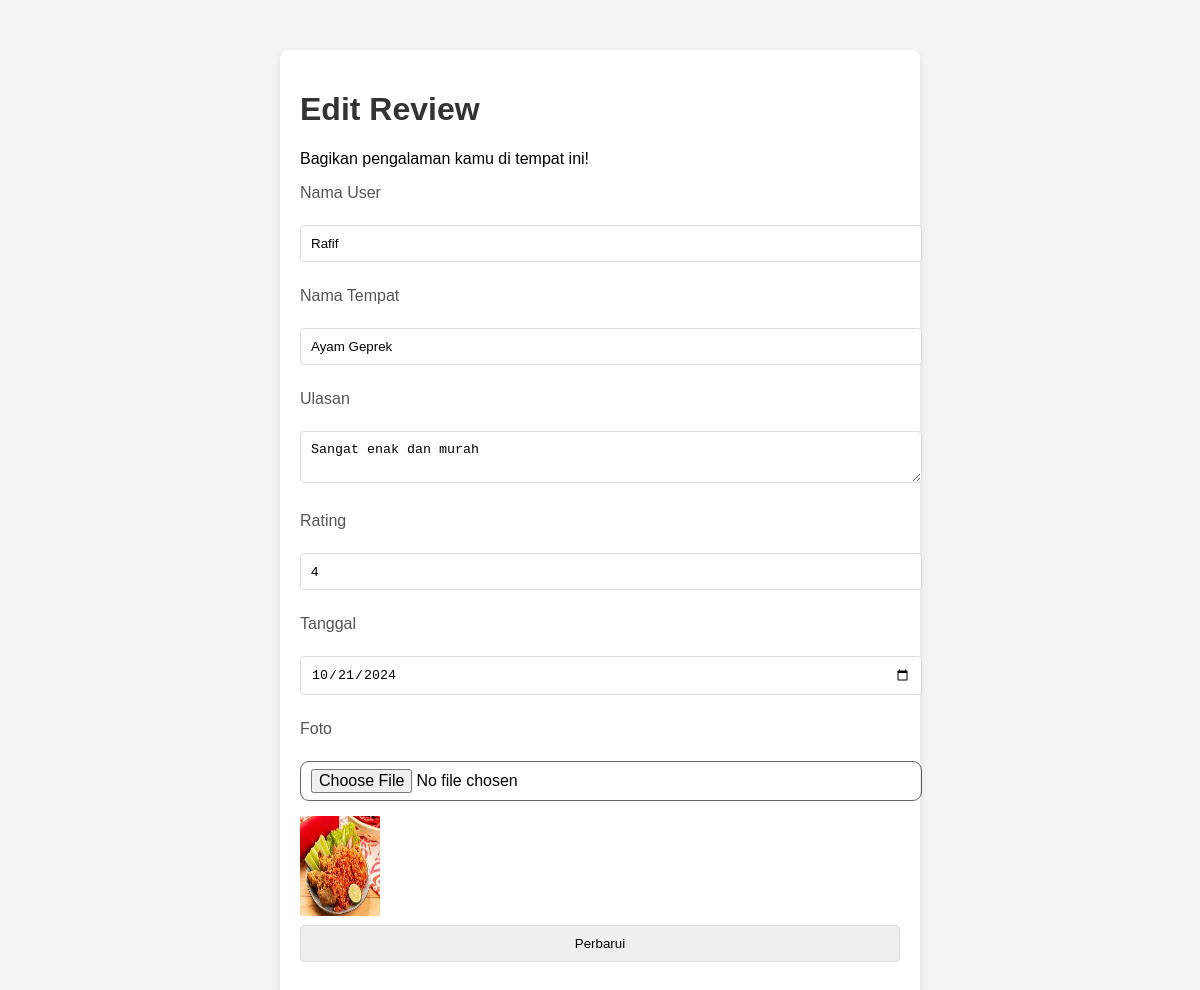
/Posttest6/edit_review.php?id=11, run on the app's committed database.
### tables this page shows
CREATE TABLE `start_review` (
  `id` int(255) NOT NULL,
  `user` varchar(50) NOT NULL,
  `nama_tempat` varchar(50) NOT NULL,
  `ulasan` varchar(255) NOT NULL,
  `rating` decimal(10,0) NOT NULL,
  `tanggal` date NOT NULL,
  `foto_path` varchar(255) NOT NULL
);

### Posttest6/edit_review.php (the view, shortened to what this page needs)
<?php
require 'koneksi.php';
$id = $_GET['id'];
$query = "SELECT * FROM start_review WHERE id = $id";
$result = mysqli_query($conn, $query);
$start_review = [];
while($row = mysqli_fetch_assoc($result)) {
    $start_review[] = $row;
}
$start_review = $start_review[0];
?>
<!DOCTYPE html>
<html lang="en">
<head>
    <link rel="stylesheet" href="style/tambah.css">
</head>
<body>
    <div class="container">
        <h1 class="title">Edit Review</h1>
        <p class="title">Bagikan pengalaman kamu di tempat ini!</p>
        <div class="content">
            <form action="" method="POST" enctype="multipart/form-data">
                <label for="user">Nama User</label><br>
                <input type="text" id="user" name="user" value="<?php echo htmlspecialchars($start_review['user']); ?>" required><br>
                <label for="nama_tempat">Nama Tempat</label><br>
                <input type="text" id="nama_tempat" name="nama_tempat" value="<?php echo htmlspecialchars($start_review['nama_tempat']); ?>" required><br>
                <label for="ulasan">Ulasan</label><br>
                <textarea id="ulasan" name="ulasan" required><?php echo htmlspecialchars($start_review['ulasan']); ?></textarea><br>
                <label for="rating">Rating</label><br>
                <input type="number" id="rating" name="rating" min="1" max="5" value="<?php echo htmlspecialchars($start_review['rating']); ?>" required><br>
                <label for="tanggal">Tanggal</label><br>
                <input type="date" id="tanggal" name="tanggal" value="<?php echo htmlspecialchars($start_review['tanggal']); ?>" required><br>
                <label for="foto_path">Foto</label><br>
                <input type="file" name="foto_path" id="foto_path" style="border: 1px solid rgba(0,0,0,0.6); border-radius:9px; padding: 7px 10px; font-size: 16px;"><br>
                <img src="images/<?php echo htmlspecialchars($start_review['foto_path']); ?>" alt="<?php echo htmlspecialchars($start_review['foto_path']); ?>" style="width: 80px; height: 100px;">
                <input class="button" type="submit" value="Perbarui" name="tambah">
            </form>
        </div>
    </div>
</body>
</html>

### Posttest6/style/tambah.css (style rules this page uses)
body { font-family: Arial, sans-serif; background-color: #f4f4f4; margin: 0; padding: 0; }
.container { width: 50%; margin: auto; background: white; padding: 20px; border-radius: 8px; box-shadow: 0 4px 8px rgba(0, 0, 0, 0.1); margin-top: 50px; }
h1 { color: #333; }
label { margin-top: 10px; display: block; color: #555; }
input, textarea { width: 100%; padding: 10px; margin-top: 5px; border: 1px solid #ddd; border-radius: 4px; margin-bottom: 15px; }

### data on the page
start_review: user "Rafif", nama_tempat "Ayam Geprek", ulasan "Sangat enak dan murah", rating "4", tanggal "10/21/2024", foto_path (picture)
